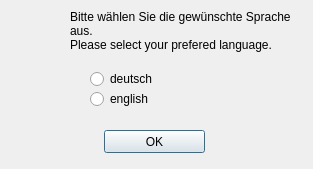
<?xml version="1.0" encoding="UTF-8"?>
<ui version="4.0">
 <class>LangSelectClass</class>
 <widget class="QDialog" name="LangSelectClass">
  <property name="geometry">
   <rect>
    <x>0</x>
    <y>0</y>
    <width>313</width>
    <height>169</height>
   </rect>
  </property>
  <property name="sizePolicy">
   <sizepolicy hsizetype="Preferred" vsizetype="Preferred">
    <horstretch>0</horstretch>
    <verstretch>0</verstretch>
   </sizepolicy>
  </property>
  <property name="minimumSize">
   <size>
    <width>313</width>
    <height>169</height>
   </size>
  </property>
  <property name="maximumSize">
   <size>
    <width>313</width>
    <height>169</height>
   </size>
  </property>
  <property name="windowTitle">
   <string>WinMusik Setup</string>
  </property>
  <property name="locale">
   <locale language="English" country="UnitedStates"/>
  </property>
  <widget class="QRadioButton" name="lang_de">
   <property name="geometry">
    <rect>
     <x>90</x>
     <y>70</y>
     <width>84</width>
     <height>18</height>
    </rect>
   </property>
   <property name="text">
    <string>deutsch</string>
   </property>
  </widget>
  <widget class="QRadioButton" name="lang_en">
   <property name="geometry">
    <rect>
     <x>90</x>
     <y>90</y>
     <width>84</width>
     <height>18</height>
    </rect>
   </property>
   <property name="text">
    <string>english</string>
   </property>
  </widget>
  <widget class="QLabel" name="label">
   <property name="geometry">
    <rect>
     <x>70</x>
     <y>10</y>
     <width>241</width>
     <height>61</height>
    </rect>
   </property>
   <property name="text">
    <string>Bitte wählen Sie die gewünschte Sprache aus.
Please select your prefered language.</string>
   </property>
   <property name="alignment">
    <set>Qt::AlignLeading|Qt::AlignLeft|Qt::AlignTop</set>
   </property>
   <property name="wordWrap">
    <bool>true</bool>
   </property>
  </widget>
  <widget class="QLabel" name="label_2">
   <property name="geometry">
    <rect>
     <x>10</x>
     <y>10</y>
     <width>51</width>
     <height>51</height>
    </rect>
   </property>
   <property name="text">
    <string/>
   </property>
   <property name="pixmap">
    <pixmap resource="../resources.qrc">:/devices48/resources/tr48x48-0013.png</pixmap>
   </property>
  </widget>
  <widget class="QPushButton" name="okButton">
   <property name="geometry">
    <rect>
     <x>104</x>
     <y>130</y>
     <width>101</width>
     <height>23</height>
    </rect>
   </property>
   <property name="text">
    <string>OK</string>
   </property>
   <property name="icon">
    <iconset resource="../resources.qrc">
     <normaloff>:/icons/resources/button_ok.png</normaloff>:/icons/resources/button_ok.png</iconset>
   </property>
  </widget>
 </widget>
 <layoutdefault spacing="6" margin="11"/>
 <resources>
  <include location="../resources.qrc"/>
  <include location="../resources.qrc"/>
 </resources>
 <connections/>
</ui>
